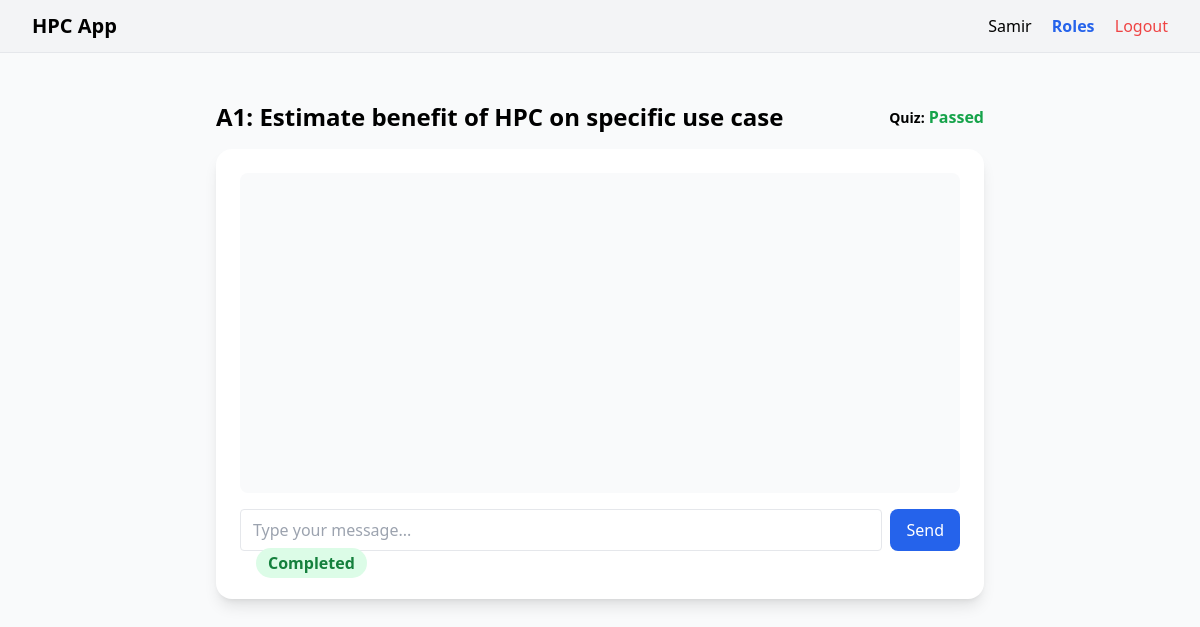
Page /module/1 (signed in) on the committed database.
### app/models.py (models this page shows)
class User(UserMixin, db.Model):
    id = db.Column(db.Integer, primary_key=True)
    name = db.Column(db.String(80))
    email = db.Column(db.String(120), unique=True, nullable=False)
    password = db.Column(db.String(200), nullable=False)
    role = db.Column(db.String(64))  # "ai_specialist" or "comp_chem_specialist"
    current_level = db.Column(db.String(32), default="Apprentice")
    created_at = db.Column(db.DateTime, default=datetime.utcnow)
    progress = db.relationship('Progress', backref='user', lazy=True)

class Module(db.Model):
    id = db.Column(db.Integer, primary_key=True)
    competency_id = db.Column(db.Integer, db.ForeignKey('competency.id'), nullable=False)
    key = db.Column(db.String(5), unique=True, nullable=False)
    name = db.Column(db.String(128), nullable=False)
    description = db.Column(db.Text)
    order = db.Column(db.Integer, default=0)
    progresses = db.relationship('Progress', backref='module', lazy=True)

### app/main/routes.py (the view)
@main.route('/module/<int:module_id>')
@login_required
def module(module_id):
    module = Module.query.get_or_404(module_id)
    progress = Progress.query.filter_by(user_id=current_user.id, module_id=module.id).first()
    if not progress:
        progress = Progress(user_id=current_user.id, module_id=module.id, status='incomplete', quiz_passed=False, learning_level='remember')
        db.session.add(progress)
        db.session.commit()
    return render_template(
        'main/module.html',
        module=module,
        progress=progress,
    )

### app/__init__.py (called while the page is built)
def create_app():
    app = Flask(__name__)
    app.config.from_object('config.Config')
    db.init_app(app)
    migrate = Migrate(app, db)
    login_manager = LoginManager()
    login_manager.login_view = 'auth.login'
    login_manager.init_app(app)
    @login_manager.user_loader
    def load_user(user_id):
        return User.query.get(int(user_id))
    from .auth import auth as auth_blueprint
    from .main import main as main_blueprint
    from .chatbot import chatbot as chatbot_blueprint
    app.register_blueprint(auth_blueprint)
    app.register_blueprint(main_blueprint)
    app.register_blueprint(chatbot_blueprint)
    return app

### app/templates/main/module.html (shortened to what this page needs)
{% extends "base.html" %}
{% block content %}
<div class="max-w-3xl mx-auto">
    <div class="flex items-center justify-between mb-4">
        <h2 class="text-2xl font-bold">{{ module.key }}: {{ module.name }}</h2>
        <div>
            <span class="text-sm font-semibold">Quiz:</span>
            {% if progress.quiz_passed %}
                <span class="text-green-600 font-semibold">Passed</span>
            {% else %}
                <span class="text-red-600 font-semibold">Pending</span>
            {% endif %}
        </div>
    </div>
    <div class="bg-white rounded-2xl shadow-lg p-6 mb-6">
        <div id="chat-box" class="h-80 overflow-y-auto mb-4 p-2 bg-gray-50 rounded-lg"></div>
        <form id="chat-form" data-module-id="{{ module.id }}" class="flex gap-2">
            <input type="text" id="chat-input" class="flex-1 border px-3 py-2 rounded" placeholder="Type your message..." required>
            <button type="submit" class="bg-blue-600 text-white px-4 py-2 rounded-lg hover:bg-blue-700 transition">Send</button>
        </form>
        <span id="completed-badge" class="ml-4 px-3 py-1 bg-green-100 text-green-700 rounded-full font-semibold"
        >Completed</span>
    </div>
</div>
{% endblock %}

### app/templates/base.html (shortened to what this page needs)
<!DOCTYPE html>
<html lang="en">
<head>
    <script src="https://cdn.tailwindcss.com"></script>
    <link rel="stylesheet" href="{{ url_for('static', filename='css/main.css') }}">
</head>
<body class="bg-gray-50 min-h-screen">
    <nav class="bg-gray-100 py-3 px-8 flex justify-between items-center border-b">
        <span class="font-bold text-xl">HPC App</span>
        <div>
            {% if current_user.is_authenticated %}
                <span class="mr-4">{{ current_user.name }}</span>
                <a href="{{ url_for('main.role_select') }}" class="mr-4 text-blue-600 font-semibold">Roles</a>
                <a href="{{ url_for('auth.logout') }}" class="text-red-500">Logout</a>
            {% else %}
                <a href="{{ url_for('auth.login') }}" class="mr-4">Login</a>
                <a href="{{ url_for('auth.signup') }}">Signup</a>
            {% endif %}
        </div>
    </nav>
    <main class="py-12">
        {% block content %}{% endblock %}
    </main>
</body>
</html>

### rows in the picture
User: name "Samir"
Module: key "A1", name "Estimate benefit of HPC on specific use case"
